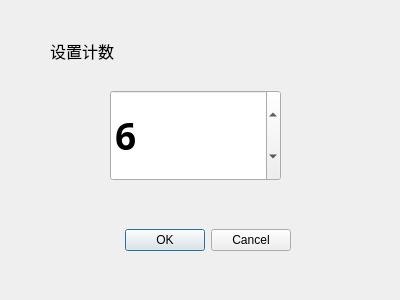
<?xml version="1.0" encoding="UTF-8"?>
<ui version="4.0">
 <class>countDialog</class>
 <widget class="QDialog" name="countDialog">
  <property name="enabled">
   <bool>true</bool>
  </property>
  <property name="geometry">
   <rect>
    <x>0</x>
    <y>0</y>
    <width>400</width>
    <height>300</height>
   </rect>
  </property>
  <property name="windowTitle">
   <string>CountDialog</string>
  </property>
  <widget class="QDialogButtonBox" name="buttonBox">
   <property name="geometry">
    <rect>
     <x>100</x>
     <y>220</y>
     <width>191</width>
     <height>41</height>
    </rect>
   </property>
   <property name="standardButtons">
    <set>QDialogButtonBox::Cancel|QDialogButtonBox::Ok</set>
   </property>
  </widget>
  <widget class="QSpinBox" name="setcountspinBox">
   <property name="geometry">
    <rect>
     <x>110</x>
     <y>90</y>
     <width>171</width>
     <height>91</height>
    </rect>
   </property>
   <property name="font">
    <font>
     <family>AcadEref</family>
     <pointsize>28</pointsize>
     <weight>75</weight>
     <italic>false</italic>
     <bold>true</bold>
     <underline>false</underline>
    </font>
   </property>
   <property name="maximum">
    <number>200</number>
   </property>
   <property name="singleStep">
    <number>1</number>
   </property>
   <property name="value">
    <number>6</number>
   </property>
   <property name="displayIntegerBase">
    <number>10</number>
   </property>
  </widget>
  <widget class="QLabel" name="label">
   <property name="geometry">
    <rect>
     <x>50</x>
     <y>30</y>
     <width>101</width>
     <height>41</height>
    </rect>
   </property>
   <property name="font">
    <font>
     <family>AcadEref</family>
     <pointsize>12</pointsize>
    </font>
   </property>
   <property name="text">
    <string>设置计数</string>
   </property>
  </widget>
 </widget>
 <resources/>
 <connections/>
</ui>
